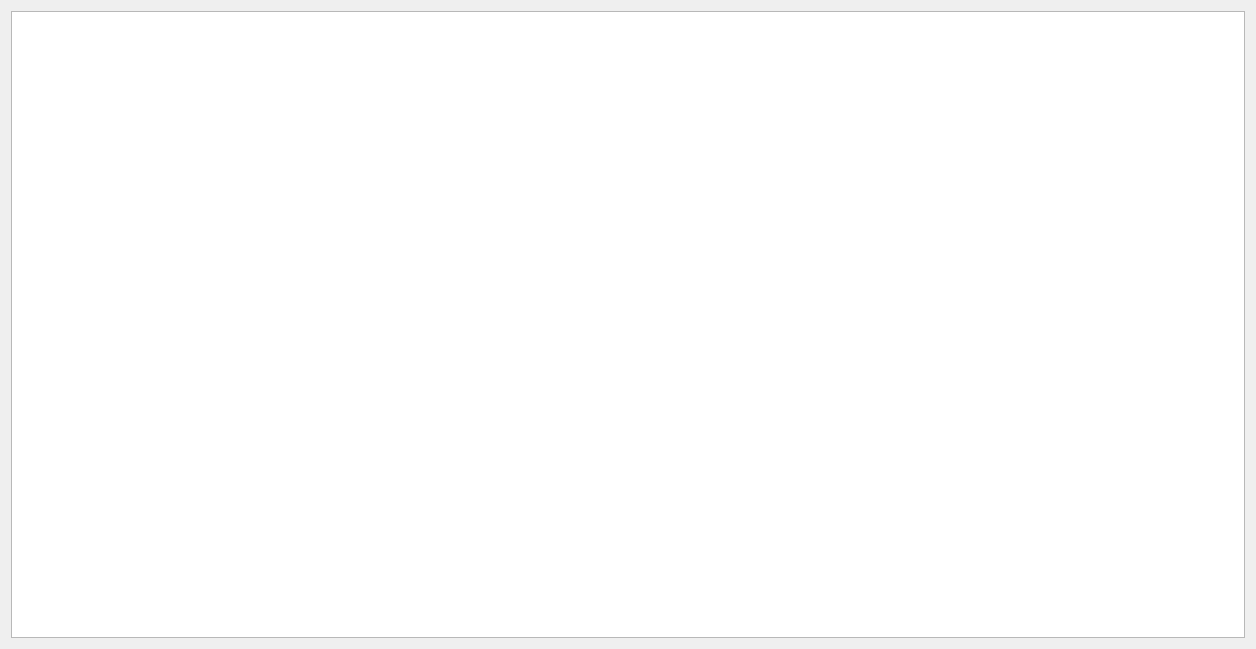
<?xml version="1.0" encoding="UTF-8"?>
<ui version="4.0">
 <class>Help</class>
 <widget class="QDialog" name="Help">
  <property name="geometry">
   <rect>
    <x>0</x>
    <y>0</y>
    <width>1256</width>
    <height>649</height>
   </rect>
  </property>
  <property name="windowTitle">
   <string>Справка по общим настройкам</string>
  </property>
  <layout class="QVBoxLayout" name="verticalLayout">
   <item>
    <widget class="QTextBrowser" name="TxtHelp">
     <property name="html">
      <string>&lt;!DOCTYPE HTML PUBLIC &quot;-//W3C//DTD HTML 4.0//EN&quot; &quot;http://www.w3.org/TR/REC-html40/strict.dtd&quot;&gt;
&lt;html&gt;&lt;head&gt;&lt;meta name=&quot;qrichtext&quot; content=&quot;1&quot; /&gt;&lt;style type=&quot;text/css&quot;&gt;
p, li { white-space: pre-wrap; }
&lt;/style&gt;&lt;/head&gt;&lt;body style=&quot; font-family:'MS Shell Dlg 2'; font-size:7.8pt; font-weight:400; font-style:normal;&quot;&gt;
&lt;p style=&quot; margin-top:0px; margin-bottom:0px; margin-left:0px; margin-right:0px; -qt-block-indent:0; text-indent:0px;&quot;&gt;&lt;img src=&quot;:/commonrus/HelpRus/HelpCommonRus.png&quot; /&gt;&lt;/p&gt;&lt;/body&gt;&lt;/html&gt;</string>
     </property>
    </widget>
   </item>
  </layout>
 </widget>
 <resources>
  <include location="help.qrc"/>
 </resources>
 <connections/>
</ui>
